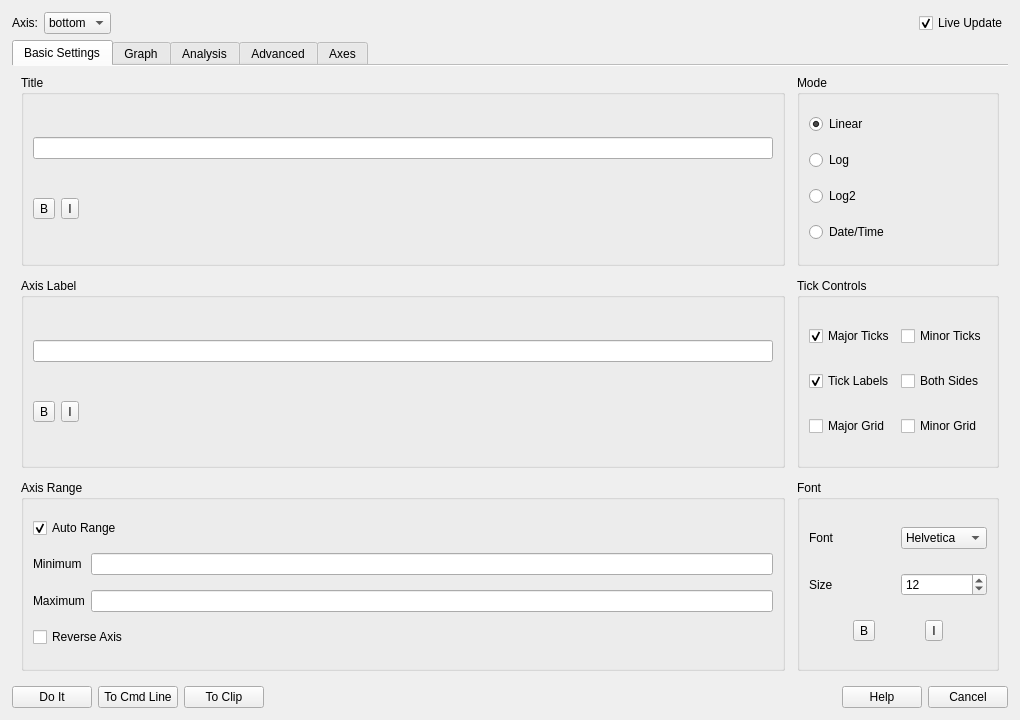
<?xml version="1.0" encoding="UTF-8"?>
<ui version="4.0">
 <class>AxisEditDialog</class>
 <widget class="QDialog" name="AxisEditDialog">
  <property name="windowTitle">
   <string>Modify Axis</string>
  </property>
  <property name="minimumSize">
   <size>
    <width>1020</width>
    <height>720</height>
   </size>
  </property>
  <layout class="QVBoxLayout" name="verticalLayout">
   <property name="leftMargin">
    <number>12</number>
   </property>
   <property name="topMargin">
    <number>12</number>
   </property>
   <property name="rightMargin">
    <number>12</number>
   </property>
   <property name="bottomMargin">
    <number>12</number>
   </property>
   <item>
    <layout class="QHBoxLayout" name="axis_selector_layout">
     <item>
      <widget class="QLabel" name="labelAxis">
       <property name="text">
        <string>Axis:</string>
       </property>
      </widget>
     </item>
     <item>
      <widget class="QComboBox" name="axis_combo">
       <item>
        <property name="text">
         <string>bottom</string>
        </property>
       </item>
       <item>
        <property name="text">
         <string>left</string>
        </property>
       </item>
       <item>
        <property name="text">
         <string>top</string>
        </property>
       </item>
       <item>
        <property name="text">
         <string>right</string>
        </property>
       </item>
      </widget>
     </item>
     <item>
      <spacer name="axis_selector_spacer">
       <property name="orientation">
        <enum>Qt::Horizontal</enum>
       </property>
       <property name="sizeType">
        <enum>QSizePolicy::Expanding</enum>
       </property>
       <property name="sizeHint" stdset="0">
        <size>
         <width>40</width>
         <height>20</height>
        </size>
       </property>
      </spacer>
     </item>
     <item>
      <widget class="QCheckBox" name="live_update_checkbox">
       <property name="text">
        <string>Live Update</string>
       </property>
       <property name="checked">
        <bool>true</bool>
       </property>
      </widget>
     </item>
    </layout>
   </item>
   <item>
    <widget class="QTabWidget" name="tabs">
     <property name="documentMode">
      <bool>true</bool>
     </property>
     <property name="tabsClosable">
      <bool>false</bool>
     </property>
     <property name="currentIndex">
      <number>0</number>
     </property>
     <widget class="QWidget" name="basic_settings_tab">
      <attribute name="title">
       <string>Basic Settings</string>
      </attribute>
      <layout class="QGridLayout" name="basic_settings_grid">
       <property name="horizontalSpacing">
        <number>12</number>
       </property>
       <property name="verticalSpacing">
        <number>12</number>
       </property>
       <item row="0" column="0">
        <widget class="QGroupBox" name="title_group">
         <property name="title">
          <string>Title</string>
         </property>
         <layout class="QVBoxLayout" name="title_layout">
          <item>
           <widget class="QLineEdit" name="title_edit"/>
          </item>
          <item>
           <layout class="QHBoxLayout" name="title_style_layout">
            <item>
             <widget class="QToolButton" name="title_bold_button">
              <property name="text">
               <string>B</string>
              </property>
              <property name="checkable">
               <bool>true</bool>
              </property>
             </widget>
            </item>
            <item>
             <widget class="QToolButton" name="title_italic_button">
              <property name="text">
               <string>I</string>
              </property>
              <property name="checkable">
               <bool>true</bool>
              </property>
             </widget>
            </item>
            <item>
             <spacer name="title_style_spacer">
              <property name="orientation">
               <enum>Qt::Horizontal</enum>
              </property>
              <property name="sizeType">
               <enum>QSizePolicy::Expanding</enum>
              </property>
              <property name="sizeHint" stdset="0">
               <size>
                <width>40</width>
                <height>20</height>
               </size>
              </property>
             </spacer>
            </item>
           </layout>
          </item>
         </layout>
        </widget>
       </item>
       <item row="0" column="1">
        <widget class="QGroupBox" name="mode_group">
         <property name="title">
          <string>Mode</string>
         </property>
         <layout class="QVBoxLayout" name="mode_layout">
          <item>
           <widget class="QRadioButton" name="linear_radio">
            <property name="text">
             <string>Linear</string>
            </property>
            <property name="checked">
             <bool>true</bool>
            </property>
           </widget>
          </item>
          <item>
           <widget class="QRadioButton" name="log_radio">
            <property name="text">
             <string>Log</string>
            </property>
           </widget>
          </item>
          <item>
           <widget class="QRadioButton" name="log2_radio">
            <property name="text">
             <string>Log2</string>
            </property>
           </widget>
          </item>
          <item>
           <widget class="QRadioButton" name="date_time_radio">
            <property name="text">
             <string>Date/Time</string>
            </property>
           </widget>
          </item>
         </layout>
        </widget>
       </item>
       <item row="1" column="0">
        <widget class="QGroupBox" name="axis_label_group">
         <property name="title">
          <string>Axis Label</string>
         </property>
         <layout class="QVBoxLayout" name="axis_label_layout">
          <item>
           <widget class="QLineEdit" name="axis_label_edit"/>
          </item>
          <item>
           <layout class="QHBoxLayout" name="label_style_layout">
            <item>
             <widget class="QToolButton" name="label_bold_button">
              <property name="text">
               <string>B</string>
              </property>
              <property name="checkable">
               <bool>true</bool>
              </property>
             </widget>
            </item>
            <item>
             <widget class="QToolButton" name="label_italic_button">
              <property name="text">
               <string>I</string>
              </property>
              <property name="checkable">
               <bool>true</bool>
              </property>
             </widget>
            </item>
            <item>
             <spacer name="label_style_spacer">
              <property name="orientation">
               <enum>Qt::Horizontal</enum>
              </property>
              <property name="sizeType">
               <enum>QSizePolicy::Expanding</enum>
              </property>
              <property name="sizeHint" stdset="0">
               <size>
                <width>40</width>
                <height>20</height>
               </size>
              </property>
             </spacer>
            </item>
           </layout>
          </item>
         </layout>
        </widget>
       </item>
       <item row="1" column="1">
        <widget class="QGroupBox" name="tick_controls_group">
         <property name="title">
          <string>Tick Controls</string>
         </property>
         <layout class="QGridLayout" name="tick_controls_layout">
          <item row="0" column="0">
           <widget class="QCheckBox" name="major_ticks_checkbox">
            <property name="text">
             <string>Major Ticks</string>
            </property>
            <property name="checked">
             <bool>true</bool>
            </property>
           </widget>
          </item>
          <item row="0" column="1">
           <widget class="QCheckBox" name="minor_ticks_checkbox">
            <property name="text">
             <string>Minor Ticks</string>
            </property>
           </widget>
          </item>
          <item row="1" column="0">
           <widget class="QCheckBox" name="tick_labels_checkbox">
            <property name="text">
             <string>Tick Labels</string>
            </property>
            <property name="checked">
             <bool>true</bool>
            </property>
           </widget>
          </item>
          <item row="1" column="1">
           <widget class="QCheckBox" name="ticks_both_sides_checkbox">
            <property name="text">
             <string>Both Sides</string>
            </property>
           </widget>
          </item>
          <item row="2" column="0">
           <widget class="QCheckBox" name="major_grid_checkbox">
            <property name="text">
             <string>Major Grid</string>
            </property>
           </widget>
          </item>
          <item row="2" column="1">
           <widget class="QCheckBox" name="minor_grid_checkbox">
            <property name="text">
             <string>Minor Grid</string>
            </property>
           </widget>
          </item>
         </layout>
        </widget>
       </item>
       <item row="2" column="0">
        <widget class="QGroupBox" name="range_group">
         <property name="title">
          <string>Axis Range</string>
         </property>
         <layout class="QGridLayout" name="range_layout">
          <item row="0" column="0" colspan="2">
           <widget class="QCheckBox" name="auto_range_checkbox">
            <property name="text">
             <string>Auto Range</string>
            </property>
            <property name="checked">
             <bool>true</bool>
            </property>
           </widget>
          </item>
          <item row="1" column="0">
           <widget class="QLabel" name="labelMin">
            <property name="text">
             <string>Minimum</string>
            </property>
           </widget>
          </item>
          <item row="1" column="1">
           <widget class="QLineEdit" name="range_min_edit"/>
          </item>
          <item row="2" column="0">
           <widget class="QLabel" name="labelMax">
            <property name="text">
             <string>Maximum</string>
            </property>
           </widget>
          </item>
          <item row="2" column="1">
           <widget class="QLineEdit" name="range_max_edit"/>
          </item>
          <item row="3" column="0" colspan="2">
           <widget class="QCheckBox" name="reverse_axis_checkbox">
            <property name="text">
             <string>Reverse Axis</string>
            </property>
           </widget>
          </item>
         </layout>
        </widget>
       </item>
       <item row="2" column="1">
        <widget class="QGroupBox" name="font_group">
         <property name="title">
          <string>Font</string>
         </property>
         <layout class="QGridLayout" name="font_layout">
          <item row="0" column="0">
           <widget class="QLabel" name="labelFont">
            <property name="text">
             <string>Font</string>
            </property>
           </widget>
          </item>
          <item row="0" column="1">
           <widget class="QComboBox" name="font_combo">
            <item>
             <property name="text">
              <string>Helvetica</string>
             </property>
            </item>
           </widget>
          </item>
          <item row="1" column="0">
           <widget class="QLabel" name="labelSize">
            <property name="text">
             <string>Size</string>
            </property>
           </widget>
          </item>
          <item row="1" column="1">
           <widget class="QSpinBox" name="font_size_spin">
            <property name="value">
             <number>12</number>
            </property>
           </widget>
          </item>
          <item row="2" column="0" colspan="2">
           <layout class="QHBoxLayout" name="font_style_layout">
            <item>
             <widget class="QToolButton" name="font_bold_button">
              <property name="text">
               <string>B</string>
              </property>
              <property name="checkable">
               <bool>true</bool>
              </property>
             </widget>
            </item>
            <item>
             <widget class="QToolButton" name="font_italic_button">
              <property name="text">
               <string>I</string>
              </property>
              <property name="checkable">
               <bool>true</bool>
              </property>
             </widget>
            </item>
           </layout>
          </item>
         </layout>
        </widget>
       </item>
      </layout>
     </widget>
     <widget class="QWidget" name="graph_tab">
      <attribute name="title">
       <string>Graph</string>
      </attribute>
      <layout class="QGridLayout" name="graph_grid">
       <property name="horizontalSpacing">
        <number>12</number>
       </property>
       <property name="verticalSpacing">
        <number>12</number>
       </property>
       <item row="0" column="0">
        <widget class="QGroupBox" name="line_style_group">
         <property name="title">
          <string>Line Style</string>
         </property>
         <layout class="QGridLayout" name="line_style_layout">
          <item row="0" column="0">
           <widget class="QLabel" name="labelLineColor">
            <property name="text">
             <string>Color</string>
            </property>
           </widget>
          </item>
          <item row="0" column="1">
           <widget class="QComboBox" name="line_color_combo">
            <item>
             <property name="text">
              <string>black</string>
             </property>
            </item>
            <item>
             <property name="text">
              <string>red</string>
             </property>
            </item>
            <item>
             <property name="text">
              <string>blue</string>
             </property>
            </item>
            <item>
             <property name="text">
              <string>green</string>
             </property>
            </item>
            <item>
             <property name="text">
              <string>magenta</string>
             </property>
            </item>
           </widget>
          </item>
          <item row="1" column="0">
           <widget class="QLabel" name="labelLineStyle">
            <property name="text">
             <string>Style</string>
            </property>
           </widget>
          </item>
          <item row="1" column="1">
           <widget class="QComboBox" name="line_style_combo">
            <item>
             <property name="text">
              <string>Solid</string>
             </property>
            </item>
            <item>
             <property name="text">
              <string>Dashed</string>
             </property>
            </item>
            <item>
             <property name="text">
              <string>Dotted</string>
             </property>
            </item>
            <item>
             <property name="text">
              <string>Dash-Dot</string>
             </property>
            </item>
            <item>
             <property name="text">
              <string>None</string>
             </property>
            </item>
           </widget>
          </item>
          <item row="2" column="0">
           <widget class="QLabel" name="labelLineWidth">
            <property name="text">
             <string>Width</string>
            </property>
           </widget>
          </item>
          <item row="2" column="1">
           <widget class="QDoubleSpinBox" name="line_width_spin">
            <property name="value">
             <double>1.500000000000000</double>
            </property>
            <property name="minimum">
             <double>0.000000000000000</double>
            </property>
            <property name="maximum">
             <double>20.000000000000000</double>
            </property>
           </widget>
          </item>
         </layout>
        </widget>
       </item>
       <item row="0" column="1">
        <widget class="QGroupBox" name="points_style_group">
         <property name="title">
          <string>Points Style</string>
         </property>
         <layout class="QGridLayout" name="points_style_layout">
          <item row="0" column="0">
           <widget class="QLabel" name="labelMarkerStyle">
            <property name="text">
             <string>Style</string>
            </property>
           </widget>
          </item>
          <item row="0" column="1">
           <widget class="QComboBox" name="marker_style_combo">
            <item>
             <property name="text">
              <string>None</string>
             </property>
            </item>
            <item>
             <property name="text">
              <string>Circle</string>
             </property>
            </item>
            <item>
             <property name="text">
              <string>Square</string>
             </property>
            </item>
            <item>
             <property name="text">
              <string>Triangle</string>
             </property>
            </item>
            <item>
             <property name="text">
              <string>Diamond</string>
             </property>
            </item>
            <item>
             <property name="text">
              <string>Plus</string>
             </property>
            </item>
            <item>
             <property name="text">
              <string>Cross</string>
             </property>
            </item>
           </widget>
          </item>
          <item row="1" column="0">
           <widget class="QLabel" name="labelMarkerSize">
            <property name="text">
             <string>Size</string>
            </property>
           </widget>
          </item>
          <item row="1" column="1">
           <widget class="QDoubleSpinBox" name="marker_size_spin">
            <property name="value">
             <double>6.000000000000000</double>
            </property>
            <property name="minimum">
             <double>0.000000000000000</double>
            </property>
            <property name="maximum">
             <double>100.000000000000000</double>
            </property>
           </widget>
          </item>
          <item row="2" column="0">
           <widget class="QLabel" name="labelMarkerFill">
            <property name="text">
             <string>Fill</string>
            </property>
           </widget>
          </item>
          <item row="2" column="1">
           <widget class="QComboBox" name="marker_fill_combo">
            <item>
             <property name="text">
              <string>Fill</string>
             </property>
            </item>
            <item>
             <property name="text">
              <string> Hollow</string>
             </property>
            </item>
            <item>
             <property name="text">
              <string>None</string>
             </property>
            </item>
           </widget>
          </item>
         </layout>
        </widget>
       </item>
       <item row="1" column="0">
        <widget class="QGroupBox" name="fill_area_group">
         <property name="title">
          <string>Fill Area</string>
         </property>
         <layout class="QGridLayout" name="fill_area_layout">
          <item row="0" column="0" colspan="2">
           <widget class="QCheckBox" name="fill_enabled_checkbox">
            <property name="text">
             <string>Enable Fill</string>
            </property>
           </widget>
          </item>
          <item row="1" column="0">
           <widget class="QLabel" name="labelFillStyle">
            <property name="text">
             <string>Style</string>
            </property>
           </widget>
          </item>
          <item row="1" column="1">
           <widget class="QComboBox" name="fill_style_combo">
            <item>
             <property name="text">
              <string>Solid</string>
             </property>
            </item>
            <item>
             <property name="text">
              <string>Pattern</string>
             </property>
            </item>
            <item>
             <property name="text">
              <string>Gradient</string>
             </property>
            </item>
           </widget>
          </item>
          <item row="2" column="0">
           <widget class="QLabel" name="labelFillColor">
            <property name="text">
             <string>Color</string>
            </property>
           </widget>
          </item>
          <item row="2" column="1">
           <widget class="QComboBox" name="fill_color_combo">
            <item>
             <property name="text">
              <string>Same as Line</string>
             </property>
            </item>
            <item>
             <property name="text">
              <string>Blue</string>
             </property>
            </item>
            <item>
             <property name="text">
              <string>Red</string>
             </property>
            </item>
            <item>
             <property name="text">
              <string>Green</string>
             </property>
            </item>
           </widget>
          </item>
          <item row="3" column="0">
           <widget class="QLabel" name="labelFillOpacity">
            <property name="text">
             <string>Opacity</string>
            </property>
           </widget>
          </item>
          <item row="3" column="1">
           <widget class="QSlider" name="fill_opacity_slider">
            <property name="maximum">
             <number>100</number>
            </property>
            <property name="value">
             <number>50</number>
            </property>
            <property name="orientation">
             <enum>Qt::Horizontal</enum>
            </property>
           </widget>
          </item>
         </layout>
        </widget>
       </item>
       <item row="1" column="1">
        <widget class="QGroupBox" name="error_bars_group">
         <property name="title">
          <string>Error Bars</string>
         </property>
         <layout class="QGridLayout" name="error_bars_layout">
          <item row="0" column="0" colspan="2">
           <widget class="QCheckBox" name="error_bars_checkbox">
            <property name="text">
             <string>Show Error Bars</string>
            </property>
           </widget>
          </item>
          <item row="1" column="0">
           <widget class="QLabel" name="labelErrorStyle">
            <property name="text">
             <string>Style</string>
            </property>
           </widget>
          </item>
          <item row="1" column="1">
           <widget class="QComboBox" name="error_style_combo">
            <item>
             <property name="text">
              <string>Cap</string>
             </property>
            </item>
            <item>
             <property name="text">
              <string>Bar</string>
             </property>
            </item>
           </widget>
          </item>
          <item row="2" column="0">
           <widget class="QLabel" name="labelErrorColor">
            <property name="text">
             <string>Color</string>
            </property>
           </widget>
          </item>
          <item row="2" column="1">
           <widget class="QComboBox" name="error_color_combo">
            <item>
             <property name="text">
              <string>Same as Line</string>
             </property>
            </item>
            <item>
             <property name="text">
              <string>Black</string>
             </property>
            </item>
           </widget>
          </item>
         </layout>
        </widget>
       </item>
      </layout>
     </widget>
     <widget class="QWidget" name="analysis_tab">
      <attribute name="title">
       <string>Analysis</string>
      </attribute>
      <layout class="QGridLayout" name="analysis_grid">
       <property name="horizontalSpacing">
        <number>12</number>
       </property>
       <property name="verticalSpacing">
        <number>12</number>
       </property>
       <item row="0" column="0">
        <widget class="QGroupBox" name="trendline_group">
         <property name="title">
          <string>Trendline</string>
         </property>
         <layout class="QGridLayout" name="trendline_layout">
          <item row="0" column="0" colspan="2">
           <widget class="QCheckBox" name="show_trendline_checkbox">
            <property name="text">
             <string>Show Trendline</string>
            </property>
           </widget>
          </item>
          <item row="1" column="0">
           <widget class="QLabel" name="labelTrendType">
            <property name="text">
             <string>Type</string>
            </property>
           </widget>
          </item>
          <item row="1" column="1">
           <widget class="QComboBox" name="trend_type_combo">
            <item>
             <property name="text">
              <string>Linear</string>
             </property>
            </item>
            <item>
             <property name="text">
              <string>Polynomial</string>
             </property>
            </item>
            <item>
             <property name="text">
              <string>Exponential</string>
             </property>
            </item>
            <item>
             <property name="text">
              <string>Logarithmic</string>
             </property>
            </item>
           </widget>
          </item>
          <item row="2" column="0">
           <widget class="QLabel" name="labelPolynomialOrder">
            <property name="text">
             <string>Order</string>
            </property>
           </widget>
          </item>
          <item row="2" column="1">
           <widget class="QSpinBox" name="polynomial_order_spin">
            <property name="value">
             <number>2</number>
            </property>
            <property name="minimum">
             <number>2</number>
            </property>
            <property name="maximum">
             <number>10</number>
            </property>
           </widget>
          </item>
          <item row="3" column="0" colspan="2">
           <widget class="QCheckBox" name="show_equation_checkbox">
            <property name="text">
             <string>Show Equation</string>
            </property>
           </widget>
          </item>
          <item row="4" column="0" colspan="2">
           <widget class="QCheckBox" name="show_r_squared_checkbox">
            <property name="text">
             <string>Show R²</string>
            </property>
           </widget>
          </item>
         </layout>
        </widget>
       </item>
       <item row="0" column="1">
        <widget class="QGroupBox" name="statistics_group">
         <property name="title">
          <string>Statistics</string>
         </property>
         <layout class="QVBoxLayout" name="statistics_layout">
          <item>
           <widget class="QCheckBox" name="show_mean_checkbox">
            <property name="text">
             <string>Mean</string>
            </property>
           </widget>
          </item>
          <item>
           <widget class="QCheckBox" name="show_std_dev_checkbox">
            <property name="text">
             <string>Standard Deviation</string>
            </property>
           </widget>
          </item>
          <item>
           <widget class="QCheckBox" name="show_min_max_checkbox">
            <property name="text">
             <string>Min / Max</string>
            </property>
           </widget>
          </item>
          <item>
           <widget class="QCheckBox" name="show_sum_checkbox">
            <property name="text">
             <string>Sum</string>
            </property>
           </widget>
          </item>
          <item>
           <widget class="QCheckBox" name="show_n_checkbox">
            <property name="text">
             <string>N (Count)</string>
            </property>
           </widget>
          </item>
         </layout>
        </widget>
       </item>
       <item row="1" column="0">
        <widget class="QGroupBox" name="error_analysis_group">
         <property name="title">
          <string>Error Analysis</string>
         </property>
         <layout class="QVBoxLayout" name="error_analysis_layout">
          <item>
           <widget class="QCheckBox" name="show_confidence_checkbox">
            <property name="text">
             <string>Confidence Interval</string>
            </property>
           </widget>
          </item>
          <item>
           <widget class="QCheckBox" name="show_prediction_checkbox">
            <property name="text">
             <string>Prediction Band</string>
            </property>
           </widget>
          </item>
          <item>
           <layout class="QHBoxLayout" name="error_level_layout">
            <item>
             <widget class="QLabel" name="labelErrorLevel">
              <property name="text">
               <string>Level</string>
              </property>
             </widget>
            </item>
            <item>
             <widget class="QComboBox" name="error_level_combo">
              <item>
               <property name="text">
                <string>95%</string>
               </property>
              </item>
              <item>
               <property name="text">
                <string>99%</string>
               </property>
              </item>
             </widget>
            </item>
           </layout>
          </item>
         </layout>
        </widget>
       </item>
       <item row="1" column="1">
       </item>
      </layout>
     </widget>
     <widget class="QWidget" name="advanced_tab">
      <attribute name="title">
       <string>Advanced</string>
      </attribute>
      <layout class="QGridLayout" name="advanced_grid">
       <property name="horizontalSpacing">
        <number>12</number>
       </property>
       <property name="verticalSpacing">
        <number>12</number>
       </property>
       <item row="0" column="0">
        <widget class="QGroupBox" name="sync_group">
         <property name="title">
          <string>Synchronization</string>
         </property>
         <layout class="QGridLayout" name="sync_layout">
          <item row="0" column="0">
           <widget class="QLabel" name="labelSyncWith">
            <property name="text">
             <string>Sync with</string>
            </property>
           </widget>
          </item>
          <item row="0" column="1">
           <widget class="QComboBox" name="sync_with_combo">
            <item>
             <property name="text">
              <string>None</string>
             </property>
            </item>
           </widget>
          </item>
          <item row="1" column="0">
           <widget class="QLabel" name="labelSyncAxis">
            <property name="text">
             <string>Sync axis</string>
            </property>
           </widget>
          </item>
          <item row="1" column="1">
           <widget class="QComboBox" name="sync_axis_combo">
            <item>
             <property name="text">
              <string>X-axis</string>
             </property>
            </item>
            <item>
             <property name="text">
              <string>Y-axis</string>
             </property>
            </item>
           </widget>
          </item>
         </layout>
        </widget>
       </item>
       <item row="0" column="1">
        <widget class="QGroupBox" name="linked_axes_group">
         <property name="title">
          <string>Linked Axes</string>
         </property>
         <layout class="QVBoxLayout" name="linked_axes_layout">
          <item>
           <widget class="QCheckBox" name="link_x_axis_checkbox">
            <property name="text">
             <string>Link X-Axis</string>
            </property>
           </widget>
          </item>
          <item>
           <widget class="QCheckBox" name="link_y_axis_checkbox">
            <property name="text">
             <string>Link Y-Axis</string>
            </property>
           </widget>
          </item>
         </layout>
        </widget>
       </item>
       <item row="1" column="0">
        <widget class="QGroupBox" name="events_group">
         <property name="title">
          <string>Events</string>
         </property>
         <layout class="QVBoxLayout" name="events_layout">
          <item>
           <widget class="QCheckBox" name="events_enabled_checkbox">
            <property name="text">
             <string>Enable Events</string>
            </property>
           </widget>
          </item>
         </layout>
        </widget>
       </item>
       <item row="1" column="1">
       </item>
      </layout>
     </widget>
     <widget class="QWidget" name="axes_list_tab">
      <attribute name="title">
       <string>Axes</string>
      </attribute>
      <layout class="QVBoxLayout" name="axes_list_layout">
       <item>
        <widget class="QTableWidget" name="axes_table">
         <property name="alternatingRowColors">
          <bool>true</bool>
         </property>
         <property name="columnCount">
          <number>4</number>
         </property>
         <column>
          <property name="text">
           <string>Axis</string>
          </property>
         </column>
         <column>
          <property name="text">
           <string>Primary</string>
          </property>
         </column>
         <column>
          <property name="text">
           <string>Show</string>
          </property>
         </column>
         <column>
          <property name="text">
           <string>Grid</string>
          </property>
         </column>
        </widget>
       </item>
       <item>
        <layout class="QHBoxLayout" name="axes_table_buttons">
         <item>
          <widget class="QPushButton" name="add_axis_button">
           <property name="text">
            <string>Add Axis</string>
           </property>
          </widget>
         </item>
         <item>
          <widget class="QPushButton" name="remove_axis_button">
           <property name="text">
            <string>Remove</string>
           </property>
          </widget>
         </item>
         <item>
          <spacer name="axes_table_spacer">
           <property name="orientation">
            <enum>Qt::Horizontal</enum>
           </property>
           <property name="sizeType">
            <enum>QSizePolicy::Expanding</enum>
           </property>
           <property name="sizeHint" stdset="0">
            <size>
             <width>40</width>
             <height>20</height>
            </size>
           </property>
          </spacer>
         </item>
        </layout>
       </item>
      </layout>
     </widget>
    </widget>
   </item>
   <item>
    <layout class="QHBoxLayout" name="button_row">
     <item>
      <widget class="QPushButton" name="do_it_button">
       <property name="text">
        <string>Do It</string>
       </property>
      </widget>
     </item>
     <item>
      <widget class="QPushButton" name="to_cmd_button">
       <property name="text">
        <string>To Cmd Line</string>
       </property>
      </widget>
     </item>
     <item>
      <widget class="QPushButton" name="to_clip_button">
       <property name="text">
        <string>To Clip</string>
       </property>
      </widget>
     </item>
     <item>
      <spacer name="button_spacer">
       <property name="orientation">
        <enum>Qt::Horizontal</enum>
       </property>
       <property name="sizeType">
        <enum>QSizePolicy::Expanding</enum>
       </property>
       <property name="sizeHint" stdset="0">
        <size>
         <width>40</width>
         <height>20</height>
        </size>
       </property>
      </spacer>
     </item>
     <item>
      <widget class="QPushButton" name="help_button">
       <property name="text">
        <string>Help</string>
       </property>
      </widget>
     </item>
     <item>
      <widget class="QPushButton" name="cancel_button">
       <property name="text">
        <string>Cancel</string>
       </property>
      </widget>
     </item>
    </layout>
   </item>
  </layout>
 </widget>
 <resources/>
 <connections/>
</ui>
